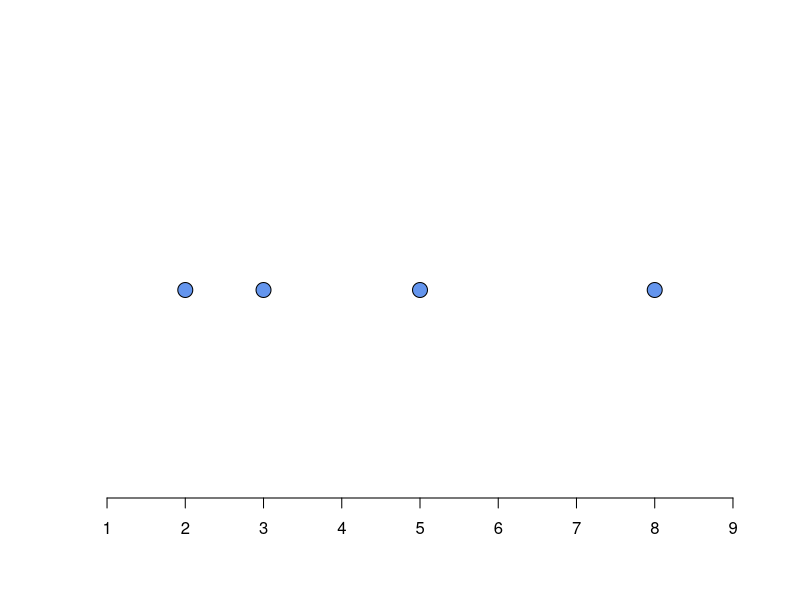
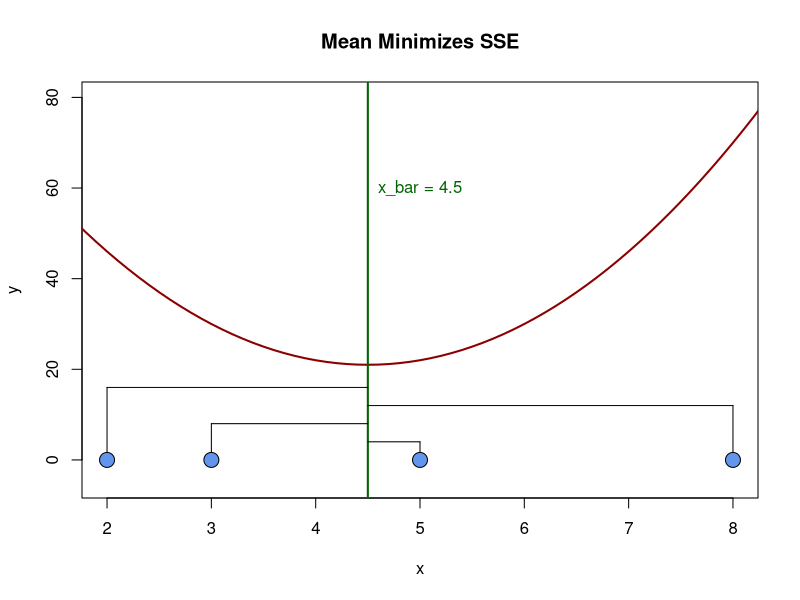

Generate these figures, in order, with R:
## ---- chunk 1
x <- c(2,3,5,8)
y <- c(0,0,0,0)

#plot(y ~ x, cex=2, bg="cornflowerblue", pch=21, yaxt='n', xaxp=1:9, ann=FALSE, xlim=c(1,9))

plot(y ~ x, cex=2, bg="cornflowerblue", pch=21, axes=FALSE, ann=FALSE, xlim=c(1,9))
axis(side=1, at=1:9)

## ---- chunk 2
x <- c(2,3,5,8)
y <- c(0,0,0,0)
xp <- seq(from=0, to=10, by=0.1)
sse = (xp - x[1])^2 + (xp - x[2])^2 + (xp - x[3])^2 + (xp - x[4])^2

plot(y ~ x, ylim=c(-5,80))

lines(xp, sse, lwd=2, col="darkred")
abline(v=mean(x), lwd=2, col="darkgreen")
segments(x,y,x,c(16,8,4,12))
segments(x,c(16,8,4,12),mean(x), c(16,8,4,12))
points(y ~ x, cex=2, bg="cornflowerblue", pch=21)
text(5,60,paste("x_bar =", mean(x)), col="darkgreen")
title("Mean Minimizes SSE")
